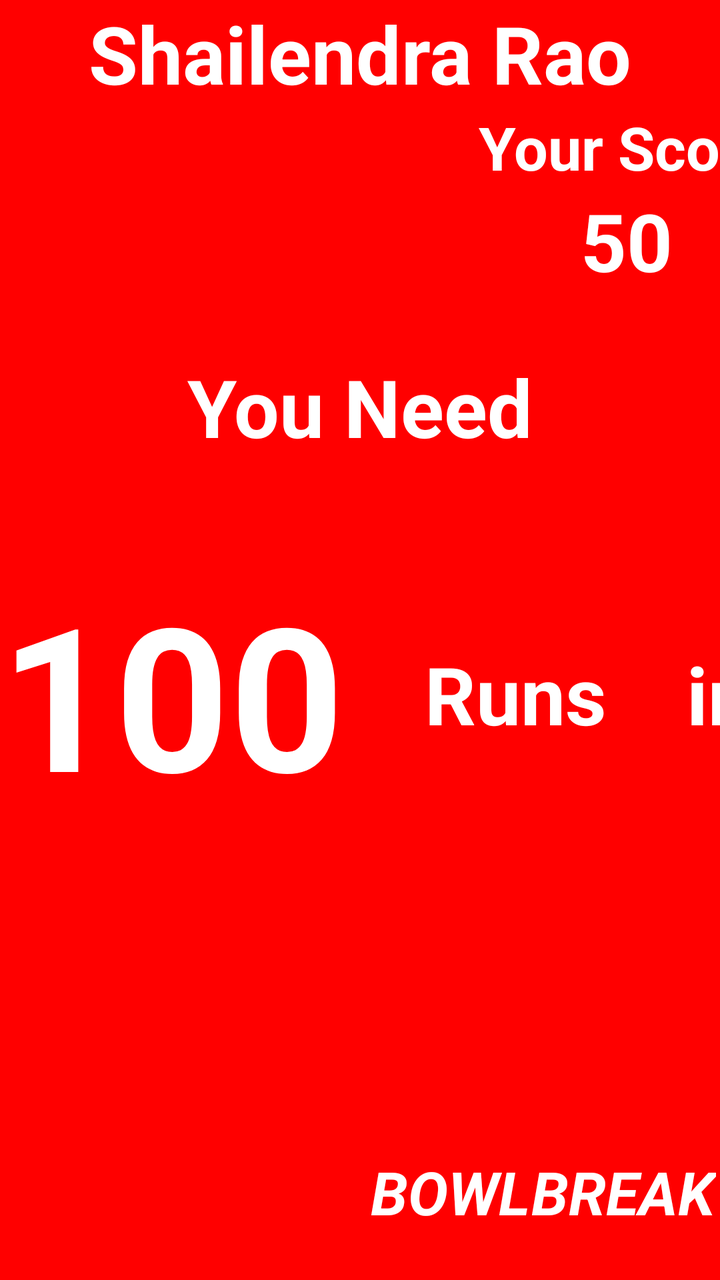
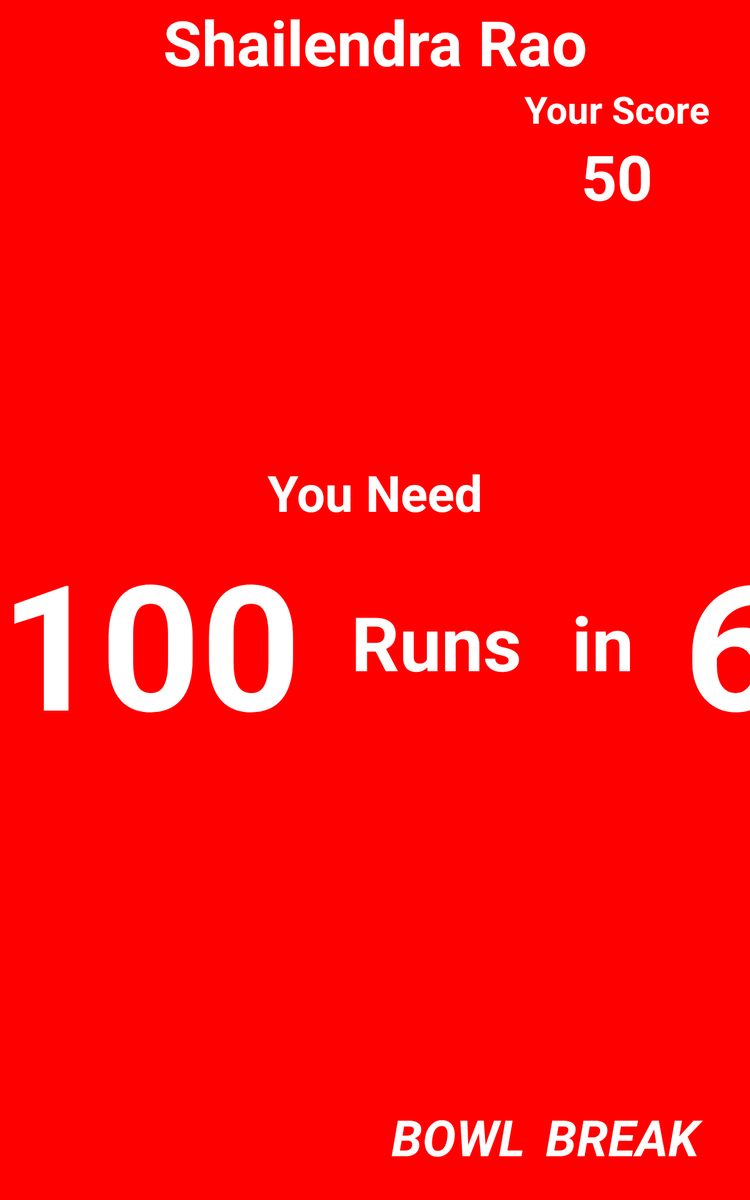

First picture: res/layout/ on a phone held upright. Second picture: the repository's own variant of that layout, on a device whose configuration matches the variant's folder. Source for both follows.
<!-- AndroidManifest.xml: application theme Theme.Cricket2022 -->
<!-- res/layout/activity_challenge_screen.xml -->
<?xml version="1.0" encoding="utf-8"?>
<layout xmlns:android="http://schemas.android.com/apk/res/android"
    xmlns:app="http://schemas.android.com/apk/res-auto"
    xmlns:tools="http://schemas.android.com/tools">

    <data>

    </data>

    <androidx.constraintlayout.widget.ConstraintLayout
        android:layout_width="match_parent"
        android:layout_height="match_parent"
        android:background="@color/primaryColor"
        tools:context=".ChallengeScreen">

        <ImageView
            android:id="@+id/restart"
            android:layout_width="80.0dip"
            android:layout_height="80.0dip"
            android:layout_margin="8dp"
            android:src="@drawable/home_img"
            app:layout_constraintStart_toStartOf="parent"
            app:layout_constraintTop_toTopOf="parent" />

        <TextView
            android:id="@+id/textViewName"
            android:layout_width="wrap_content"
            android:layout_height="wrap_content"
            android:gravity="center"
            android:maxLines="1"
            android:text="Shailendra Rao"
            android:textColor="@color/white"
            android:textSize="40dp"
            android:textStyle="bold"
            app:layout_constraintEnd_toEndOf="parent"
            app:layout_constraintStart_toStartOf="parent"
            app:layout_constraintTop_toTopOf="parent" />

        <ImageView
            android:layout_width="60dp"
            android:layout_height="60dp"
            android:layout_marginBottom="120dp"
            android:src="@drawable/target"
            android:visibility="gone"
            app:layout_constraintBottom_toBottomOf="@+id/linearScore"
            app:layout_constraintEnd_toEndOf="parent"
            app:layout_constraintStart_toEndOf="@+id/textViewNeed"
            app:layout_constraintTop_toBottomOf="@+id/textViewName" />

        <androidx.constraintlayout.widget.ConstraintLayout
            android:id="@+id/constraintLayout"
            android:layout_width="wrap_content"
            android:layout_height="wrap_content"
            android:orientation="vertical"
            android:visibility="visible"
            app:layout_constraintEnd_toEndOf="parent"
            app:layout_constraintStart_toEndOf="@+id/textViewNeed"
            app:layout_constraintTop_toBottomOf="@+id/textViewName">

            <TextView
                android:id="@+id/textViewYou"
                android:layout_width="wrap_content"
                android:layout_height="wrap_content"
                android:gravity="left"
                android:text="Your Score"
                android:textColor="#ffffffff"
                android:textSize="30sp"
                android:textStyle="bold"
                app:layout_constraintStart_toStartOf="parent"
                app:layout_constraintTop_toTopOf="parent" />
            <ImageView
                android:id="@+id/imageViewTarget"
                android:layout_width="60dp"
                android:layout_height="60dp"
                android:visibility="gone"
                android:layout_marginBottom="120dp"
                android:src="@drawable/target" app:layout_constraintEnd_toEndOf="parent"
                app:layout_constraintStart_toStartOf="@+id/textViewYou"
                app:layout_constraintTop_toBottomOf="@+id/textViewYou"/>
            <TextView
                android:id="@+id/textViewUrScr"
                android:layout_width="wrap_content"
                android:layout_height="wrap_content"
                android:text="50"
                android:textColor="#ffffffff"
                android:gravity ="top"
                android:textSize="40sp"
                android:visibility="visible"
                android:textStyle="bold"
                app:layout_constraintEnd_toEndOf="parent"
                app:layout_constraintStart_toStartOf="@+id/textViewYou"
                app:layout_constraintTop_toBottomOf="@+id/textViewYou" />
        </androidx.constraintlayout.widget.ConstraintLayout>

        <TextView
            android:id="@+id/textViewNeed"
            android:layout_width="wrap_content"
            android:layout_height="wrap_content"
            android:layout_marginBottom="60dp"
            android:text="You Need"
            android:textColor="#ffffffff"
            android:textSize="40sp"
            android:textStyle="bold"
            app:layout_constraintBottom_toBottomOf="@+id/linearScore"
            app:layout_constraintEnd_toEndOf="parent"
            app:layout_constraintStart_toStartOf="parent"
            app:layout_constraintTop_toBottomOf="@+id/textViewName" />


        <androidx.constraintlayout.widget.ConstraintLayout
            android:id="@+id/linearScore"
            android:layout_width="wrap_content"
            android:layout_height="wrap_content"
            android:orientation="vertical"
            app:layout_constraintBottom_toBottomOf="parent"
            app:layout_constraintEnd_toEndOf="parent"
            app:layout_constraintStart_toStartOf="parent"
            app:layout_constraintTop_toBottomOf="@+id/textViewName">

            <TextView
                android:id="@+id/textViewScore"
                android:layout_width="wrap_content"
                android:layout_height="wrap_content"
                android:text="100"
                android:textColor="@color/white"
                android:textSize="100dp"
                android:textStyle="bold"
                app:layout_constraintStart_toStartOf="parent"
                app:layout_constraintTop_toTopOf="parent" />

            <TextView
                android:id="@+id/textViewRuns"
                android:layout_width="wrap_content"
                android:layout_height="wrap_content"
                android:layout_marginStart="40dp"
                android:text="Runs"
                android:textColor="#ffffffff"
                android:textSize="40sp"
                android:textStyle="bold"
                app:layout_constraintBottom_toBottomOf="@+id/textViewScore"
                app:layout_constraintStart_toEndOf="@+id/textViewScore"
                app:layout_constraintTop_toTopOf="@+id/textViewScore" />

            <TextView
                android:id="@+id/textViewIn"
                android:layout_width="wrap_content"
                android:layout_height="wrap_content"
                android:layout_marginStart="40dp"
                android:text="in"
                android:textColor="#ffffffff"
                android:textSize="40sp"
                android:textStyle="bold"
                app:layout_constraintBottom_toBottomOf="@+id/textViewScore"
                app:layout_constraintStart_toEndOf="@+id/textViewRuns"
                app:layout_constraintTop_toTopOf="@+id/textViewScore" />

            <TextView
                android:id="@+id/textViewBalls"
                android:layout_width="wrap_content"
                android:layout_height="wrap_content"
                android:layout_marginStart="40dp"
                android:text="6"
                android:textColor="#ffffffff"
                android:textSize="100dp"
                android:textStyle="bold"
                app:layout_constraintBottom_toBottomOf="@+id/textViewScore"
                app:layout_constraintStart_toEndOf="@+id/textViewIn"
                app:layout_constraintTop_toTopOf="@+id/textViewScore" />

            <TextView
                android:id="@+id/textViewBall"
                android:layout_width="wrap_content"
                android:layout_height="wrap_content"
                android:layout_marginStart="40dp"
                android:text="Balls"
                android:textColor="#ffffffff"
                android:textSize="40sp"
                android:textStyle="bold"
                app:layout_constraintBottom_toBottomOf="@+id/textViewScore"
                app:layout_constraintStart_toEndOf="@+id/textViewBalls"
                app:layout_constraintTop_toTopOf="@+id/textViewScore" />
            <TextView
                android:id="@+id/textViewLeft"
                android:layout_width="wrap_content"
                android:layout_height="wrap_content"
                android:layout_marginStart="40dp"
                android:text="Left"
                android:visibility="gone"
                android:textColor="#ffffffff"
                android:textSize="60sp"
                android:textStyle="bold"
                app:layout_constraintBottom_toBottomOf="@+id/textViewScore"
                app:layout_constraintStart_toEndOf="@+id/textViewBall"
                app:layout_constraintTop_toTopOf="@+id/textViewScore" />
        </androidx.constraintlayout.widget.ConstraintLayout>

        <VideoView
            android:id="@+id/videoView1"
            android:layout_width="match_parent"
            android:layout_height="match_parent"
            android:layout_alignParentLeft="true"
            android:layout_alignParentRight="true"
            android:visibility="gone"
            app:layout_constraintBottom_toBottomOf="parent"
            app:layout_constraintEnd_toEndOf="parent"
            app:layout_constraintStart_toStartOf="parent" />


        <View
            android:id="@+id/view"
            android:layout_width="10dp"
            android:layout_height="1dp"
            app:layout_constraintBottom_toBottomOf="parent"
            app:layout_constraintEnd_toEndOf="parent"
            app:layout_constraintStart_toStartOf="parent" />

        <LinearLayout
            android:id="@+id/linearBowlers"
            android:layout_width="0dp"
            android:layout_height="wrap_content"
            android:layout_marginBottom="24dp"
            android:orientation="horizontal"
            android:visibility="visible"
            android:weightSum="4"
            app:layout_constraintBottom_toBottomOf="parent"
            app:layout_constraintEnd_toEndOf="parent"
            app:layout_constraintStart_toEndOf="@+id/view">

            <TextView
                android:id="@+id/tvBowl"
                android:layout_width="wrap_content"
                android:layout_height="wrap_content"
                android:layout_weight="1"
                android:clickable="true"
                android:gravity="center"
                android:text="BOWL"
                android:textColor="#ffffffff"
                android:textSize="30dp"
                android:textStyle="bold | italic"
                android:visibility="visible"
                app:layout_constraintBottom_toBottomOf="parent"
                app:layout_constraintEnd_toStartOf="@+id/view" />

            <TextView
                android:id="@+id/tvBreak"
                android:layout_width="wrap_content"
                android:layout_height="wrap_content"
                android:layout_weight="1"
                android:clickable="true"
                android:gravity="center"
                android:text="BREAK"
                android:textColor="#ffffffff"
                android:textSize="30sp"
                android:textStyle="bold | italic"
                android:visibility="visible"
                app:layout_constraintBottom_toBottomOf="parent"
                app:layout_constraintStart_toEndOf="@+id/view" />


            <TextView
                android:id="@+id/tvWide"
                android:layout_width="wrap_content"
                android:layout_height="wrap_content"
                android:layout_weight="1"
                android:gravity="center"
                android:text="WIDE"
                android:textColor="#ffffffff"
                android:textSize="30dp"
                android:textStyle="bold | italic"
                android:visibility="gone"
                app:layout_constraintBottom_toBottomOf="parent"
                app:layout_constraintStart_toEndOf="@+id/brek" />

            <TextView
                android:id="@+id/tvOut"
                android:layout_width="wrap_content"
                android:layout_height="wrap_content"
                android:layout_weight="1"
                android:clickable="true"
                android:gravity="center"
                android:text="OUT"
                android:textColor="#ffffffff"
                android:textSize="30dp"
                android:textStyle="bold | italic"
                android:visibility="gone"
                app:layout_constraintBottom_toBottomOf="parent"
                app:layout_constraintEnd_toEndOf="parent"
                app:layout_constraintStart_toEndOf="@+id/tvWide" />
        </LinearLayout>

        <LinearLayout
            android:id="@+id/linearScores"
            android:layout_width="0dp"
            android:layout_height="wrap_content"
            android:layout_marginStart="20dp"
            android:layout_marginBottom="20dp"
            android:orientation="horizontal"
            android:visibility="gone"
            android:weightSum="4"
            app:layout_constraintBottom_toBottomOf="parent"
            app:layout_constraintEnd_toStartOf="@+id/view"
            app:layout_constraintStart_toStartOf="parent">

            <TextView
                android:id="@+id/tvZero"
                android:layout_width="wrap_content"
                android:layout_height="wrap_content"
                android:layout_weight="1"
                android:clickable="true"
                android:freezesText="false"
                android:gravity="center"
                android:linksClickable="true"
                android:text="0"
                android:textAppearance="?android:textAppearanceMedium"
                android:textColor="#ffffffff"
                android:textSize="40dp"
                android:textStyle="bold|italic"
                app:layout_constraintBottom_toBottomOf="parent"
                app:layout_constraintStart_toStartOf="parent" />

            <TextView
                android:id="@+id/tvOne"
                android:layout_width="wrap_content"
                android:layout_height="wrap_content"
                android:layout_weight="1"
                android:clickable="true"
                android:freezesText="false"
                android:gravity="center"
                android:linksClickable="true"
                android:text="1"
                android:textColor="#ffffffff"
                android:textSize="40dp"
                android:textStyle="bold | italic"
                app:layout_constraintBottom_toBottomOf="parent"
                app:layout_constraintStart_toEndOf="@+id/tvZero" />

            <TextView
                android:id="@+id/tvFour"
                android:layout_width="wrap_content"
                android:layout_height="wrap_content"
                android:layout_weight="1"
                android:gravity="center"
                android:text="4"
                android:textColor="#ffffffff"
                android:textSize="40dp"
                android:textStyle="bold | italic"
                app:layout_constraintBottom_toBottomOf="parent"
                app:layout_constraintStart_toEndOf="@+id/tvOne" />
            />

            <TextView
                android:id="@+id/tvSix"
                android:layout_width="wrap_content"
                android:layout_height="wrap_content"
                android:layout_weight="1"
                android:gravity="center"
                android:text="6"
                android:textAppearance="?android:textAppearanceMedium"
                android:textColor="#ffffffff"
                android:textSize="40dp"
                android:textStyle="bold | italic"
                app:layout_constraintBottom_toBottomOf="parent"
                app:layout_constraintStart_toEndOf="@+id/tvFour" />

        </LinearLayout>


    </androidx.constraintlayout.widget.ConstraintLayout>
</layout>
<!-- resources referenced by this layout -->
<resources>
  <color name="primaryColor">#ff0000</color>
  <color name="white">#FFFFFFFF</color>
  <style name="Theme.Cricket2022" parent="Theme.MaterialComponents.DayNight.NoActionBar">
          
          <item name="colorPrimary">@color/purple_500</item>
          <item name="colorPrimaryVariant">@color/purple_700</item>
          <item name="colorOnPrimary">@color/white</item>
          
          <item name="colorSecondary">@color/teal_200</item>
          <item name="colorSecondaryVariant">@color/teal_700</item>
          <item name="colorOnSecondary">@color/black</item>
          
          <item name="android:statusBarColor" tools:targetApi="l">?attr/colorPrimaryVariant</item>
          
      </style>
  <color name="purple_500">#ff0000</color>
  <color name="purple_700">#c20000</color>
  <color name="teal_200">#FF03DAC5</color>
  <color name="teal_700">#FF018786</color>
  <color name="black">#FF000000</color>
</resources>
<!-- res/layout-large/activity_challenge_screen.xml (the author's variant of the layout above) -->
<!-- drawn on a 7-inch tablet held upright -->
<?xml version="1.0" encoding="utf-8"?>
<layout xmlns:android="http://schemas.android.com/apk/res/android"
    xmlns:app="http://schemas.android.com/apk/res-auto"
    xmlns:tools="http://schemas.android.com/tools">

    <data>

    </data>

    <androidx.constraintlayout.widget.ConstraintLayout
        android:layout_width="match_parent"
        android:layout_height="match_parent"
        android:background="@color/primaryColor"
        tools:context=".ChallengeScreen">

        <ImageView
            android:id="@+id/restart"
            android:layout_width="80.0dip"
            android:layout_height="80.0dip"
            android:layout_margin="8dp"
            android:src="@drawable/home_img"
            app:layout_constraintStart_toStartOf="parent"
            app:layout_constraintTop_toTopOf="parent" />

        <TextView
            android:id="@+id/textViewName"
            android:layout_width="wrap_content"
            android:layout_height="wrap_content"
            android:gravity="center"
            android:maxLines="1"
            android:text="Shailendra Rao"
            android:textColor="@color/white"
            android:textSize="50dp"
            android:textStyle="bold"
            app:layout_constraintEnd_toEndOf="parent"
            app:layout_constraintStart_toStartOf="parent"
            app:layout_constraintTop_toTopOf="parent" />

        <TextView
            android:id="@+id/textViewNeed"
            android:layout_width="wrap_content"
            android:layout_height="wrap_content"
            android:text="You Need"
            android:textColor="#ffffffff"
            android:textSize="40sp"
            android:textStyle="bold"
            app:layout_constraintBottom_toTopOf="@+id/linearScore"
            app:layout_constraintEnd_toEndOf="parent"
            app:layout_constraintStart_toStartOf="parent" />

        <androidx.constraintlayout.widget.ConstraintLayout
            android:id="@+id/constraintLayout"
            android:layout_width="wrap_content"
            android:layout_height="wrap_content"
            android:gravity="left"
            android:orientation="vertical"
            app:layout_constraintEnd_toEndOf="parent"
            app:layout_constraintStart_toEndOf="@+id/textViewNeed"
            app:layout_constraintTop_toBottomOf="@+id/textViewName">

            <TextView
                android:id="@+id/textViewYou"
                android:layout_width="wrap_content"
                android:layout_height="wrap_content"
                android:gravity="left"
                android:text="Your Score"
                android:textColor="#ffffffff"
                android:textSize="30sp"
                android:textStyle="bold"
                app:layout_constraintStart_toStartOf="parent"
                app:layout_constraintTop_toTopOf="parent" />
            <ImageView
                android:id="@+id/imageViewTarget"
                android:layout_width="140dp"
                android:layout_height="140dp"
                android:visibility="gone"
                android:layout_marginBottom="120dp"
                android:src="@drawable/target"
                app:layout_constraintEnd_toEndOf="parent"
                app:layout_constraintStart_toStartOf="@+id/textViewYou"
                app:layout_constraintTop_toBottomOf="@+id/textViewYou"/>
            <TextView
                android:id="@+id/textViewUrScr"
                android:layout_width="wrap_content"
                android:layout_height="wrap_content"
                android:text="50"
                android:visibility="visible"
                android:textColor="#ffffffff"
                android:textSize="50sp"
                android:textStyle="bold"
                app:layout_constraintEnd_toEndOf="parent"
                app:layout_constraintStart_toStartOf="@+id/textViewYou"
                app:layout_constraintTop_toBottomOf="@+id/textViewYou" />
        </androidx.constraintlayout.widget.ConstraintLayout>


        <androidx.constraintlayout.widget.ConstraintLayout
            android:id="@+id/linearScore"
            android:layout_width="wrap_content"
            android:layout_height="wrap_content"
            android:orientation="vertical"
            app:layout_constraintBottom_toBottomOf="parent"
            app:layout_constraintEnd_toEndOf="parent"
            app:layout_constraintStart_toStartOf="parent"
            app:layout_constraintTop_toBottomOf="@+id/textViewName">

            <TextView
                android:id="@+id/textViewScore"
                android:layout_width="wrap_content"
                android:layout_height="wrap_content"
                android:text="100"
                android:textColor="@color/white"
                android:textSize="140dp"
                android:textStyle="bold"
                app:layout_constraintStart_toStartOf="parent"
                app:layout_constraintTop_toTopOf="parent" />

            <TextView
                android:id="@+id/textViewRuns"
                android:layout_width="wrap_content"
                android:layout_height="wrap_content"
                android:layout_marginStart="40dp"
                android:text="Runs"
                android:textColor="#ffffffff"
                android:textSize="60sp"
                android:textStyle="bold"
                app:layout_constraintBottom_toBottomOf="@+id/textViewScore"
                app:layout_constraintStart_toEndOf="@+id/textViewScore"
                app:layout_constraintTop_toTopOf="@+id/textViewScore" />

            <TextView
                android:id="@+id/textViewIn"
                android:layout_width="wrap_content"
                android:layout_height="wrap_content"
                android:layout_marginStart="40dp"
                android:text="in"
                android:visibility="visible"
                android:textColor="#ffffffff"
                android:textSize="60sp"
                android:textStyle="bold"
                app:layout_constraintBottom_toBottomOf="@+id/textViewScore"
                app:layout_constraintStart_toEndOf="@+id/textViewRuns"
                app:layout_constraintTop_toTopOf="@+id/textViewScore" />

            <TextView
                android:id="@+id/textViewBalls"
                android:layout_width="wrap_content"
                android:layout_height="wrap_content"
                android:layout_marginStart="40dp"
                android:text="6"
                android:textColor="#ffffffff"
                android:textSize="140dp"
                android:textStyle="bold"
                app:layout_constraintBottom_toBottomOf="@+id/textViewScore"
                app:layout_constraintStart_toEndOf="@+id/textViewIn"
                app:layout_constraintTop_toTopOf="@+id/textViewScore" />
            <TextView
                android:id="@+id/textViewBall"
                android:layout_width="wrap_content"
                android:layout_height="wrap_content"
                android:layout_marginStart="40dp"
                android:text="Balls"
                android:textColor="#ffffffff"
                android:textSize="60sp"
                android:textStyle="bold"
                app:layout_constraintBottom_toBottomOf="@+id/textViewScore"
                app:layout_constraintStart_toEndOf="@+id/textViewBalls"
                app:layout_constraintTop_toTopOf="@+id/textViewScore" />
            <TextView
                android:id="@+id/textViewLeft"
                android:layout_width="wrap_content"
                android:layout_height="wrap_content"
                android:layout_marginStart="40dp"
                android:text="Left"
                android:visibility="gone"
                android:textColor="#ffffffff"
                android:textSize="60sp"
                android:textStyle="bold"
                app:layout_constraintBottom_toBottomOf="@+id/textViewScore"
                app:layout_constraintStart_toEndOf="@+id/textViewBall"
                app:layout_constraintTop_toTopOf="@+id/textViewScore" />
        </androidx.constraintlayout.widget.ConstraintLayout>

        <VideoView
            android:id="@+id/videoView1"
            android:layout_width="match_parent"
            android:layout_height="match_parent"
            android:layout_alignParentLeft="true"
            android:layout_alignParentRight="true"
            android:visibility="gone"
            app:layout_constraintBottom_toBottomOf="parent"
            app:layout_constraintEnd_toEndOf="parent"
            app:layout_constraintStart_toStartOf="parent" />


        <View
            android:id="@+id/view"
            android:layout_width="10dp"
            android:layout_height="1dp"
            app:layout_constraintBottom_toBottomOf="parent"
            app:layout_constraintEnd_toEndOf="parent"
            app:layout_constraintStart_toStartOf="parent" />

        <LinearLayout
            android:id="@+id/linearBowlers"
            android:layout_width="0dp"
            android:layout_height="wrap_content"
            android:layout_marginBottom="24dp"
            android:orientation="horizontal"
            android:visibility="visible"
            android:weightSum="4"
            app:layout_constraintBottom_toBottomOf="parent"
            app:layout_constraintEnd_toEndOf="parent"
            app:layout_constraintStart_toEndOf="@+id/view">

            <TextView
                android:id="@+id/tvBowl"
                android:layout_width="wrap_content"
                android:layout_height="wrap_content"
                android:layout_weight="1"
                android:clickable="true"
                android:gravity="center"
                android:text="BOWL"
                android:textColor="#ffffffff"
                android:textSize="40dp"
                android:textStyle="bold | italic"
                android:visibility="visible"
                app:layout_constraintBottom_toBottomOf="parent"
                app:layout_constraintEnd_toStartOf="@+id/view" />

            <TextView
                android:id="@+id/tvBreak"
                android:layout_width="wrap_content"
                android:layout_height="wrap_content"
                android:layout_weight="1"
                android:clickable="true"
                android:gravity="center"
                android:text="BREAK"
                android:textColor="#ffffffff"
                android:textSize="40sp"
                android:textStyle="bold | italic"
                android:visibility="visible"
                app:layout_constraintBottom_toBottomOf="parent"
                app:layout_constraintStart_toEndOf="@+id/view" />


            <TextView
                android:id="@+id/tvWide"
                android:layout_width="wrap_content"
                android:layout_height="wrap_content"
                android:layout_weight="1"
                android:gravity="center"
                android:text="WIDE"
                android:textColor="#ffffffff"
                android:textSize="40dp"
                android:textStyle="bold | italic"
                android:visibility="gone"
                app:layout_constraintBottom_toBottomOf="parent"
                app:layout_constraintStart_toEndOf="@+id/brek" />

            <TextView
                android:id="@+id/tvOut"
                android:layout_width="wrap_content"
                android:layout_height="wrap_content"
                android:layout_weight="1"
                android:clickable="true"
                android:gravity="center"
                android:text="OUT"
                android:textColor="#ffffffff"
                android:textSize="40dp"
                android:textStyle="bold | italic"
                android:visibility="gone"
                app:layout_constraintBottom_toBottomOf="parent"
                app:layout_constraintEnd_toEndOf="parent"
                app:layout_constraintStart_toEndOf="@+id/tvWide" />
        </LinearLayout>

        <LinearLayout
            android:id="@+id/linearScores"
            android:layout_width="0dp"
            android:layout_height="wrap_content"
            android:layout_marginStart="20dp"
            android:layout_marginBottom="20dp"
            android:orientation="horizontal"
            android:visibility="gone"
            android:weightSum="4"
            app:layout_constraintBottom_toBottomOf="parent"
            app:layout_constraintEnd_toStartOf="@+id/view"
            app:layout_constraintStart_toStartOf="parent">

            <TextView
                android:id="@+id/tvZero"
                android:layout_width="wrap_content"
                android:layout_height="wrap_content"
                android:layout_weight="1"
                android:clickable="true"
                android:freezesText="false"
                android:gravity="center"
                android:linksClickable="true"
                android:text="0"
                android:textAppearance="?android:textAppearanceMedium"
                android:textColor="#ffffffff"
                android:textSize="50dp"
                android:textStyle="bold|italic"
                app:layout_constraintBottom_toBottomOf="parent"
                app:layout_constraintStart_toStartOf="parent" />

            <TextView
                android:id="@+id/tvOne"
                android:layout_width="wrap_content"
                android:layout_height="wrap_content"
                android:layout_weight="1"
                android:clickable="true"
                android:freezesText="false"
                android:gravity="center"
                android:linksClickable="true"
                android:text="1"
                android:textColor="#ffffffff"
                android:textSize="50dp"
                android:textStyle="bold | italic"
                app:layout_constraintBottom_toBottomOf="parent"
                app:layout_constraintStart_toEndOf="@+id/tvZero" />

            <TextView
                android:id="@+id/tvFour"
                android:layout_width="wrap_content"
                android:layout_height="wrap_content"
                android:layout_weight="1"
                android:gravity="center"
                android:text="4"
                android:textColor="#ffffffff"
                android:textSize="50dp"
                android:textStyle="bold | italic"
                app:layout_constraintBottom_toBottomOf="parent"
                app:layout_constraintStart_toEndOf="@+id/tvOne" />
            />

            <TextView
                android:id="@+id/tvSix"
                android:layout_width="wrap_content"
                android:layout_height="wrap_content"
                android:layout_weight="1"
                android:gravity="center"
                android:text="6"
                android:textAppearance="?android:textAppearanceMedium"
                android:textColor="#ffffffff"
                android:textSize="50dp"
                android:textStyle="bold | italic"
                app:layout_constraintBottom_toBottomOf="parent"
                app:layout_constraintStart_toEndOf="@+id/tvFour" />

        </LinearLayout>


    </androidx.constraintlayout.widget.ConstraintLayout>
</layout>
